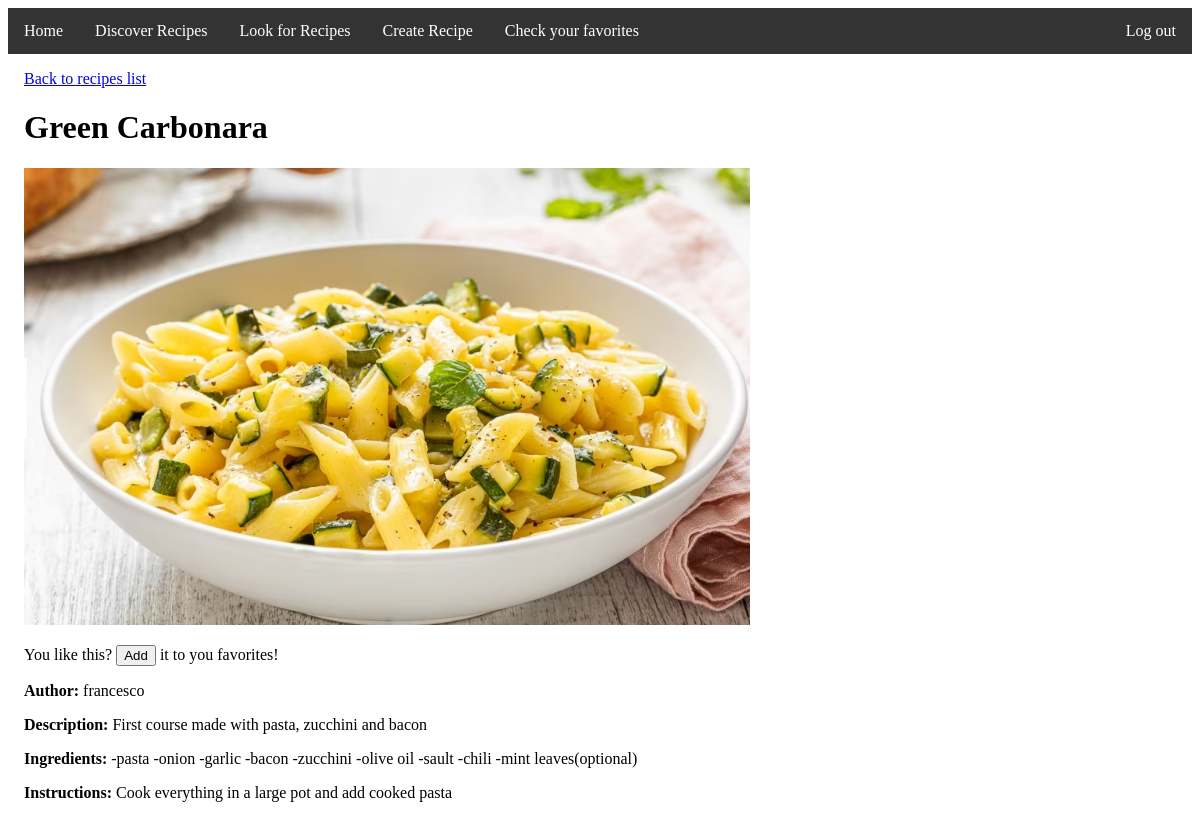
Page /detail/14/ (signed in) on the committed database.
### recipes/models.py (models this page shows, shortened)
class Recipe(models.Model):
    title = models.CharField(max_length=200)
    author = models.ForeignKey(User, on_delete=models.CASCADE, default='', null=True)
    category = models.ForeignKey(Category, on_delete=models.CASCADE)
    description = models.TextField(max_length=2000)
    ingredients = models.CharField(max_length=2000, default='')
    instructions = models.CharField(max_length=2000, default='')
    image = models.ImageField(upload_to='images/', default='')

### recipes/views.py (the view, shortened to what this page needs)
# urls.py: path('detail/<int:pk>/', views.RecipeDetailView.as_view(), name="recipe-detail"),
class RecipeDetailView(DetailView):
    model = models.Recipe
    template_name = 'Recipe_detail.html'
    context_object_name = 'recipe'
    def get_context_data(self, **kwargs):
        context = super(RecipeDetailView, self).get_context_data(**kwargs)
        recipe = models.Recipe.objects.get(id=self.kwargs['pk'])
        context['favorite'] = models.Favorite.objects.filter(recipe=recipe, user=self.request.user).exists()
        return context

### templates/Recipe_detail.html (shortened to what this page needs)
{% extends 'base.html' %}
{% block content %}
    <a href="{% url 'recipes-list' %}">Back to recipes list</a>
    <h1>{{ recipe.title }}</h1>
    <img class="recipe_img" src="{{ recipe.image.url }}">
    <form method="post">
        {% if favorite %}
            <p>You don't like it anymore... don't worry you can <input type="submit" value="Remove"> it</p>
        {% else %}
            <p>You like this? <input type="submit" value="Add"> it to you favorites!</p>
        {% endif %}
    </form>
    <p><span style="font-weight: bold;">Author:</span> {{ recipe.author }}</p>
    <p><span style="font-weight: bold;">Description:</span> {{ recipe.description }}</p>
    <p><span style="font-weight: bold;">Ingredients:</span> {{ recipe.ingredients }}</p>
    <p><span style="font-weight: bold;">Instructions:</span> {{ recipe.instructions }}</p>
{% endblock %}

### rows in the picture
Recipe: title "Green Carbonara", image (picture), author "francesco", description "First course made with pasta, zucchini and bacon", ingredients "-pasta -onion -garlic -bacon -zucchini -olive oil -sault -chili -mint leaves(optional)", instructions "Cook everything in a large pot and add cooked pasta"
